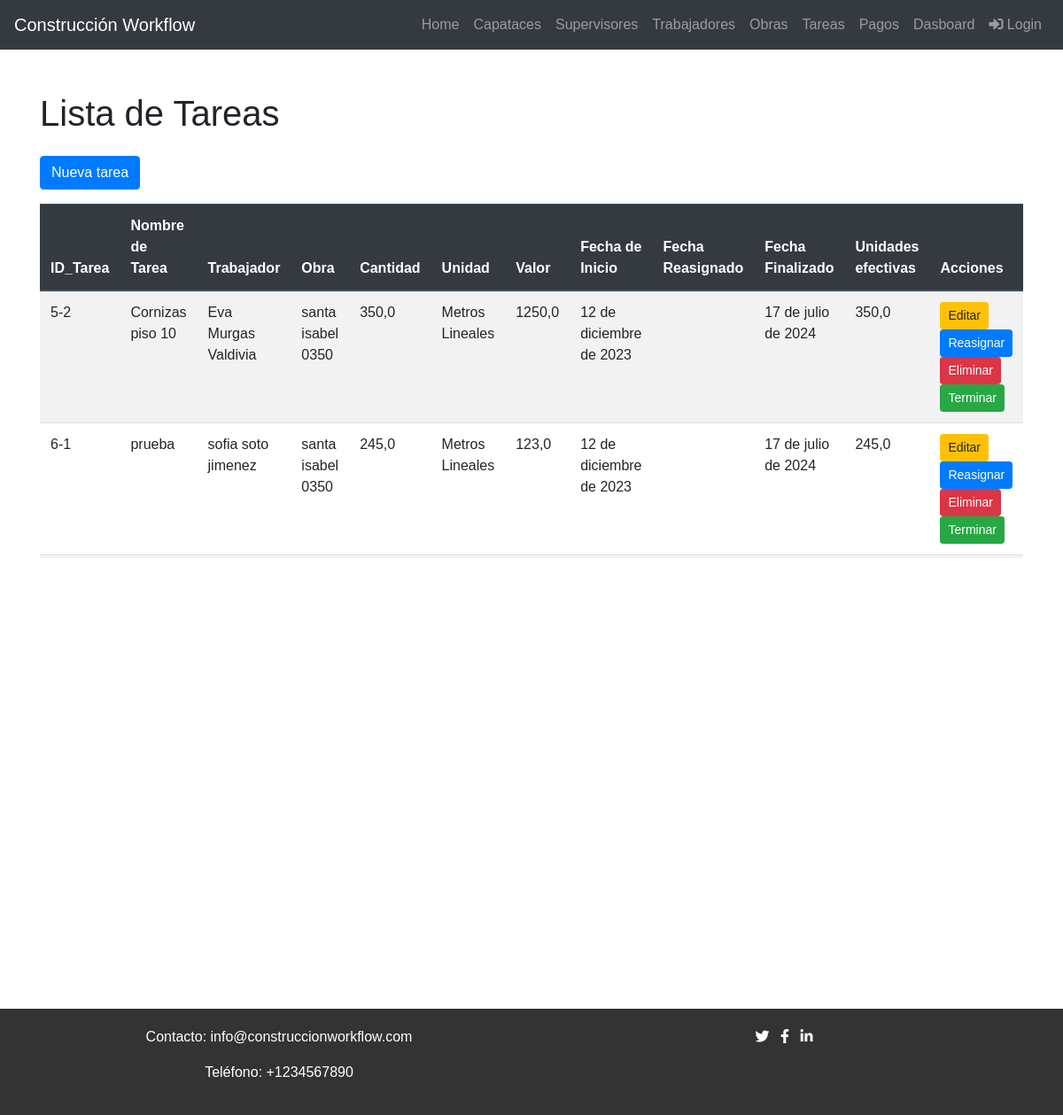
Page /tareas/ on the committed database.
### core/models.py (models this page shows, shortened)
class Tarea(models.Model):
    UNIDAD_MEDIA_CHOICES = [
        ('ml', 'Metros Lineales'),
        ('m2', 'Metros Cuadrados'),
    ]
    codigo_tarea = models.CharField(max_length=50, unique=True, blank=True, null=True, editable=False)
    nombre_tarea = models.CharField(max_length=200)
    trabajador = models.ForeignKey(Trabajador, on_delete=models.CASCADE)
    id_obra = models.ForeignKey(Obra, on_delete=models.CASCADE)
    id_capataz = models.ForeignKey(Capataz, on_delete=models.CASCADE)
    unidad_media = models.CharField(max_length=2, choices=UNIDAD_MEDIA_CHOICES)
    cantidad = models.FloatField()
    valor = models.FloatField()
    fecha_ini = models.DateField()
    fecha_reasign = models.DateField(blank=True, null=True)
    fecha_finalizado = models.DateField(blank=True, null=True)
    unidades_efectivas = models.FloatField(blank=True, null=True)

class Trabajador(models.Model):
    Run_trabajador = models.CharField(max_length=20,unique=True)
    nombres_trabajador = models.CharField(max_length=100)
    ap_pat_trabajador = models.CharField(max_length=50)
    ap_mat_trabajador = models.CharField(max_length=50)
    dirección_trabajador = models.CharField(max_length=200)
    telefono_trabajador = models.CharField(max_length=20, blank=True, null=True)
    telefono2_trabajador = models.CharField(max_length=20, blank=True, null=True)
    celular_trabajador = models.CharField(max_length=20)
    mail_trabajador = models.EmailField()
    supervisor = models.ForeignKey(Supervisor, on_delete=models.SET_NULL, null=True, blank=True)
    def __str__(self):
        return f'{self.nombres_trabajador} {self.ap_pat_trabajador} {self.ap_mat_trabajador}'

class Obra(models.Model):
    nombre_obra = models.CharField(max_length=200)
    direccion_obra = models.CharField(max_length=200)
    telefono_obra = models.CharField(max_length=20)
    mail_obra = models.EmailField()
    fecha_ini_obra = models.DateField()
    fecha_fin_obra = models.DateField(blank=True, null=True)
    supervisor_obra = models.ForeignKey(Supervisor, on_delete=models.SET_NULL, null=True, blank=True)
    capataz_obra = models.ForeignKey(Capataz, on_delete=models.SET_NULL, null=True, blank=True)
    def __str__(self):
        return self.nombre_obra

### core/views.py (the view)
# urls.py: path('tareas/', tarea_list, name='tarea_list'),
def tarea_list(request):
    tareas = Tarea.objects.all()
    for tarea in tareas:
        if tarea.trabajador_id:
            tarea.codigo_tarea = f"{tarea.id}-{tarea.trabajador_id}"
    return render(request, 'core/tarea_list.html', {'tareas': tareas})

### core/templates/core/tarea_list.html (shortened to what this page needs)
{% extends 'core/base.html' %}
{% block content %}
<div class="container mt-5">
  <h1 class="mb-4">Lista de Tareas</h1>
  <a href="{% url 'tarea_create' %}" class="btn btn-primary btn-auto mb-3">Nueva tarea</a>
  <div class="table-responsive" style="max-height: 400px; overflow-y: auto;">
    <table class="table table-striped">
      <thead class="thead-dark">
        <tr>
          <th scope="col">ID_Tarea</th>
          <th scope="col">Nombre de Tarea</th>
          <th scope="col">Trabajador</th>
          <th scope="col">Obra</th>
          <th scope="col">Cantidad</th>
          <th scope="col">Unidad</th>
          <th scope="col">Valor</th>
          <th scope="col">Fecha de Inicio</th>
          <th scope="col">Fecha Reasignado</th>
          <th scope="col">Fecha Finalizado</th>
          <th scope="col">Unidades efectivas</th>
          <th scope="col">Acciones</th>
        </tr>
      </thead>
      <tbody>
        {% for tarea in tareas %}
          <tr>
            <td>{{ tarea.codigo_tarea }}</td>
            <td>{{ tarea.nombre_tarea }}</td>
            <td>{{ tarea.trabajador }}</td>
            <td>{{ tarea.id_obra }}</td>
            <td>{{ tarea.cantidad }}</td>
            <td>{{ tarea.get_unidad_media_display }}</td>
            <td>{{ tarea.valor }}</td>
            <td>{{ tarea.fecha_ini }}</td>
            <td>{% if tarea.fecha_reasign %}{{ tarea.fecha_reasign }}{% endif %}</td>
            <td>{{ tarea.fecha_finalizado }}</td>
            <td>{% if tarea.unidades_efectivas %}{{ tarea.unidades_efectivas }}{% endif %}</td>
            <td>
              <a href="{% url 'tarea_update' tarea.pk %}" class="btn btn-sm btn-warning">Editar</a>
              <a href="{% url 'tarea_reasignar' tarea.pk %}" class="btn btn-sm btn-primary">Reasignar</a>
              <a href="{% url 'tarea_delete' tarea.pk %}" class="btn btn-sm btn-danger">Eliminar</a>
              <form id="form-terminar-{{ tarea.pk }}" action="{% url 'tarea_terminar' tarea.pk %}" method="POST" style="display: inline;">
                <button type="submit" class="btn btn-sm btn-success" onclick="return confirmarTerminar({{ tarea.pk }})">Terminar</button>
              </form>
            </td>
          </tr>
        {% endfor %}
      </tbody>
    </table>
  </div>
</div>
{% endblock %}

### core/templates/core/base.html (shortened to what this page needs)
<!DOCTYPE html>
<html lang="es">
<head>
    <link rel="stylesheet" href="https://stackpath.bootstrapcdn.com/bootstrap/4.5.2/css/bootstrap.min.css">
    <link rel="stylesheet" href="https://cdnjs.cloudflare.com/ajax/libs/font-awesome/5.15.3/css/all.min.css">
</head>
<body>
    <nav class="navbar navbar-expand-lg navbar-dark bg-dark">
        <a class="navbar-brand" href="{% url 'home' %}">Construcción Workflow</a>
        <div class="collapse navbar-collapse" id="navbarNav">
            <ul class="navbar-nav ml-auto">
                <li class="nav-item">
                    <a class="nav-link" href="{% url 'home' %}">Home</a>
                </li>
                <li class="nav-item">
                    <a class="nav-link" href="{% url 'capataz_list' %}">Capataces</a>
                </li>
                <li class="nav-item">
                    <a class="nav-link" href="{% url 'supervisor_list' %}">Supervisores</a>
                </li>
                <li class="nav-item">
                    <a class="nav-link" href="{% url 'trabajador_list' %}">Trabajadores</a>
                </li>
                <li class="nav-item">
                    <a class="nav-link" href="{% url 'obra_list' %}">Obras</a>
                </li>
                <li class="nav-item">
                    <a class="nav-link" href="{% url 'tarea_list' %}">Tareas</a>
                </li>
                <li class="nav-item">
                    <a class="nav-link" href="{% url 'pagos_list' %}">Pagos</a>
                </li>
                <li class="nav-item">
                    <a class="nav-link" href="#">Dasboard</a>
                </li>
                <li class="nav-item">
                    <a class="nav-link" href="#"><i class="fas fa-sign-in-alt"></i> Login</a>
                </li>
            </ul>
        </div>
    </nav>
        {% block content %}
        {% endblock %}
    <footer class="footer">
        <div class="container">
            <div class="row">
                <div class="col-md-6">
                    <p>Contacto: info@construccionworkflow.com</p>
                    <p>Teléfono: +1234567890</p>
                </div>
                <div class="col-md-6">
                    <ul class="list-inline social-buttons">
                        <li class="list-inline-item">
                            <a href="#">
                                <i class="fab fa-twitter"></i>
                            </a>
                        </li>
                        <li class="list-inline-item">
                            <a href="#">
                                <i class="fab fa-facebook-f"></i>
                            </a>
                        </li>
                        <li class="list-inline-item">
                            <a href="#">
                                <i class="fab fa-linkedin-in"></i>
                            </a>
                        </li>
                    </ul>
                </div>
            </div>
        </div>
    </footer>
</body>
</html>

### core/templates/core/base.html (style rules this page uses)
body { font-family: Arial, sans-serif; }
.navbar { margin-bottom: 20px; }
.footer { background-color: #333; color: #fff; padding: 20px 0; text-align: center; position: absolute; width: 100%; bottom: 0; }
.footer a { color: #fff; text-decoration: none; }

### rows in the picture
Tarea: codigo_tarea "5-2", nombre_tarea "Cornizas piso 10", trabajador "Eva Murgas Valdivia", id_obra "santa isabel 0350", cantidad "350,0", unidad_media "Metros Lineales", valor "1250,0", fecha_ini "12 de diciembre de 2023", fecha_finalizado "17 de julio de 2024", unidades_efectivas "350,0"
Tarea: codigo_tarea "6-1", nombre_tarea "prueba", trabajador "sofia soto jimenez", id_obra "santa isabel 0350", cantidad "245,0", unidad_media "Metros Lineales", valor "123,0", fecha_ini "12 de diciembre de 2023", fecha_finalizado "17 de julio de 2024", unidades_efectivas "245,0"
